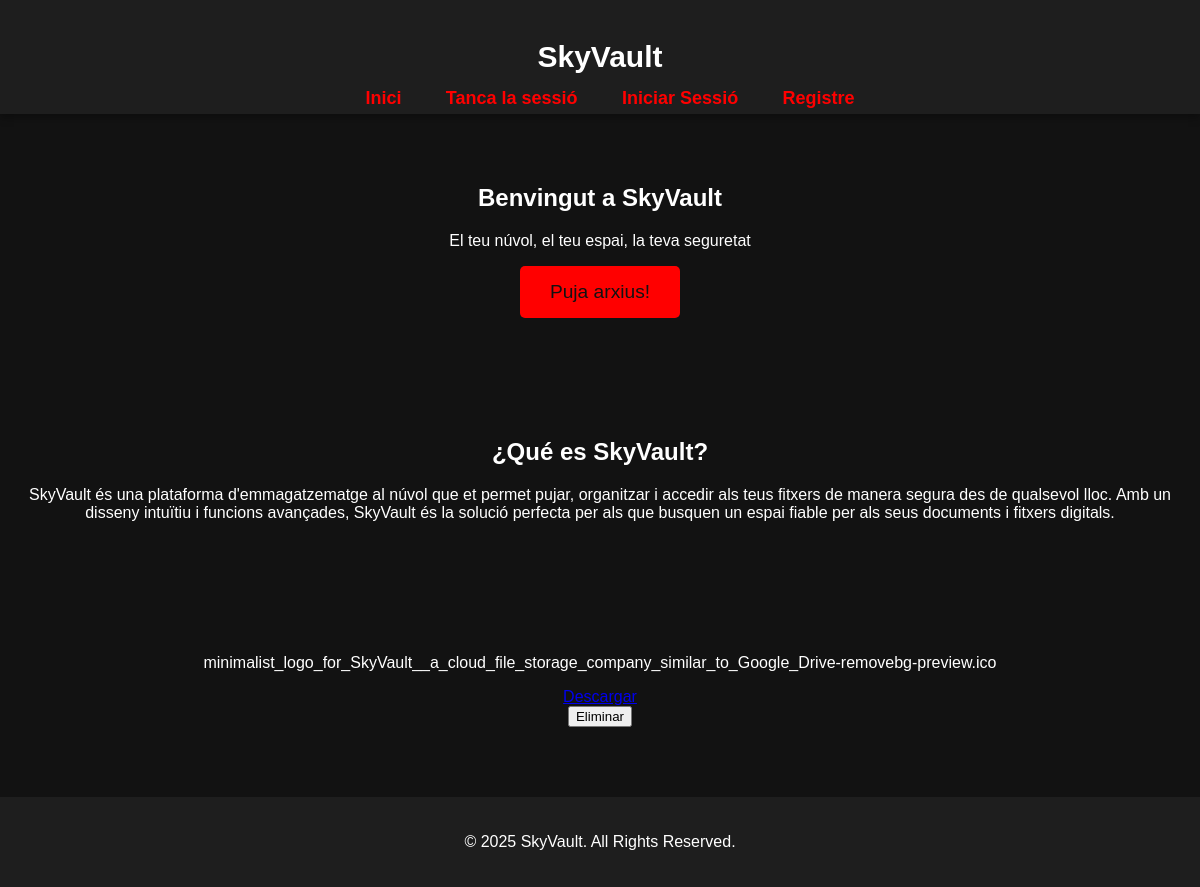
The page /files (signed in) on the database as committed earlier.
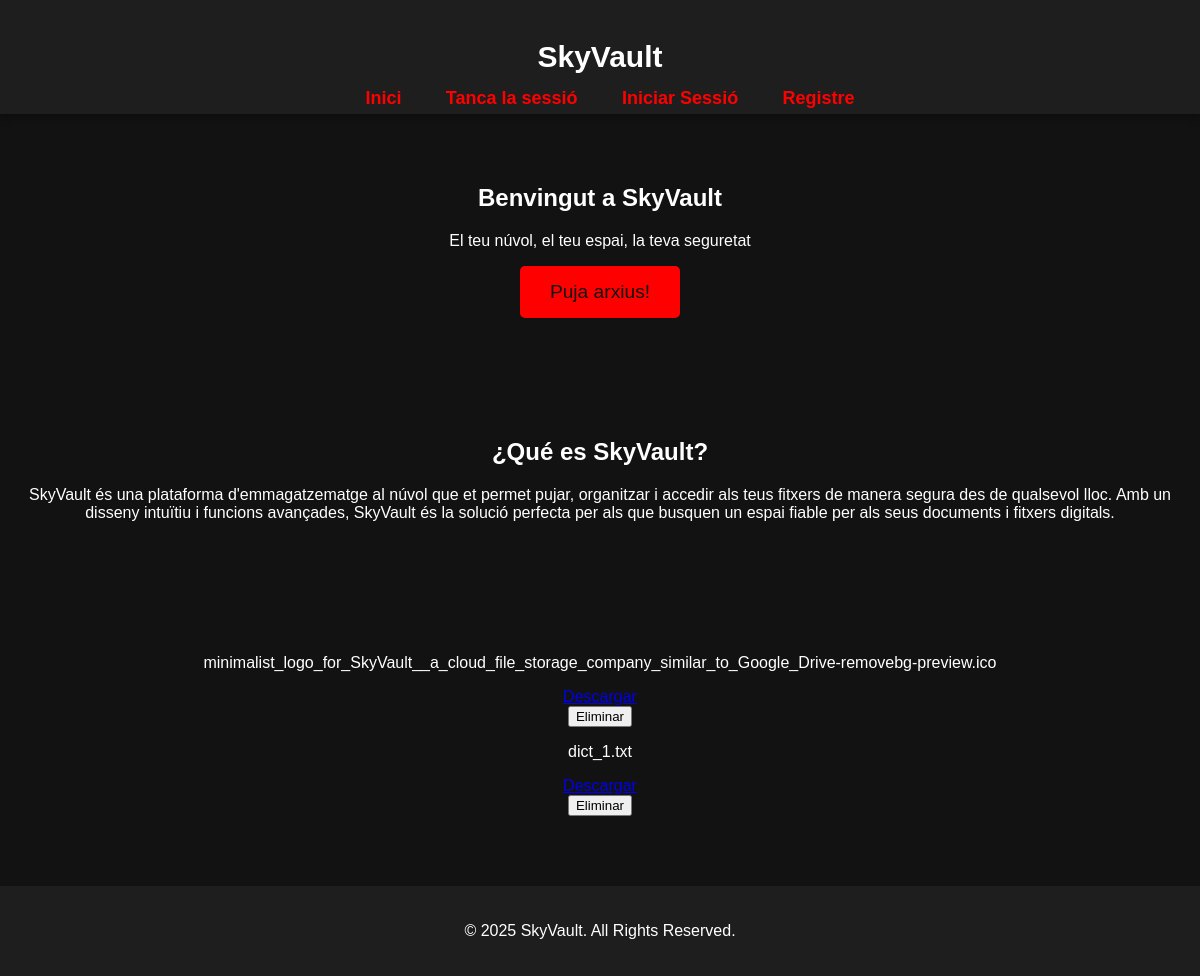
The same page on the database as committed later.
### app.py (models this page shows)
class File(db.Model):
    id = db.Column(db.Integer, primary_key=True)
    filename = db.Column(db.String(255), nullable=False)
    filepath = db.Column(db.String(255), nullable=False)
    user_id = db.Column(db.Integer, db.ForeignKey('user.id'), nullable=False)
    uploaded_at = db.Column(db.DateTime, default=db.func.current_timestamp())
    user = db.relationship('User', backref=db.backref('files', lazy=True))

### app.py (the view)
@app.route('/files')
@login_required
def list_files():
    files = File.query.filter_by(user_id=current_user.id).all()
    return render_template('web.html', files=files)

### app.py (called while the page is built)
@login_manager.user_loader
def load_user(user_id):
    return User.query.get(int(user_id))

### templates/web.html (shortened to what this page needs)
<!DOCTYPE html>
<html lang="es">
<head>
</head>
<body>
    <header>
        <h1>SkyVault</h1>
        <nav class="col-12 col-lg-12 col-dm-12 col-sm-12">
            <ul id="htopnav">
                <li><a href="{{ url_for('home') }}">Inici</a></li>
                <li><a href="{{ url_for('logout') }}">Tanca la sessió</a></li>
                <li><a href="{{ url_for('login') }}">Iniciar Sessió</a></li>
                <li><a href="{{ url_for('register') }}">Registre</a></li>
            </ul>
        </nav>
    </header>
    <section id="hero">
        <h2>Benvingut a SkyVault</h2>
        <p>El teu núvol, el teu espai, la teva seguretat</p>
        <a href="{{ url_for('register') }}" class="btn">Puja arxius!</a>
    </section>
    <section id="about">
        <h2>¿Qué es SkyVault?</h2>
        <p>SkyVault és una plataforma d'emmagatzematge al núvol que et permet pujar, organitzar i accedir als teus fitxers de manera segura des de qualsevol lloc. Amb un disseny intuïtiu i funcions avançades, SkyVault és la solució perfecta per als que busquen un espai fiable per als seus documents i fitxers digitals.</p>
    </section>
    <section id="files">
        {% for file in files %}
            <div>
                <p>{{ file.filename }}</p>
                <a href="{{ url_for('download_file', file_id=file.id) }}">Descargar</a>
                <form method="POST" action="{{ url_for('delete_file', file_id=file.id) }}">
                    <button type="submit" onclick="return confirm('¿Eliminar archivo?');">Eliminar</button>
                </form>
            </div>
        {% endfor %}
    </section>
    <footer>
        <p>&copy; 2025 SkyVault. All Rights Reserved.</p>
    </footer>
</body>
</html>

### templates/web.html (style rules this page uses)
body { font-family: Arial, sans-serif; margin: 0; padding: 0; background-color: #121212; color: #ffffff; }
header { background: #1e1e1e; padding: 20px; text-align: center; box-shadow: 0 4px 8px rgba(0, 0, 0, 0.3); }
nav ul { list-style: none; padding: 0; margin: 0; position: relative; bottom: 1em; }
nav ul li { display: inline; margin: 0 20px; }
nav a { color: #ff0000; text-decoration: none; font-size: 18px; font-weight: bold; transition: color 0.3s ease; }
.btn { display: inline-block; padding: 15px 30px; background-color: #ff0000; color: #121212; text-decoration: none; border-radius: 5px; font-size: 1.2em; transition: background 0.3s ease; }
section { padding: 50px 20px; text-align: center; }
#files div { width: 80%; margin: 0 auto; border-collapse: collapse; }
footer { background: #1e1e1e; padding: 20px; text-align: center; margin-top: 20px; }
h1 { font-size: 30px; }
[class*="col-"] { float: left; padding: 10px; }
.col-12 { width: 100%; }

Rows that differ between the two databases and show on the page:
added File: filename "dict_1.txt"
